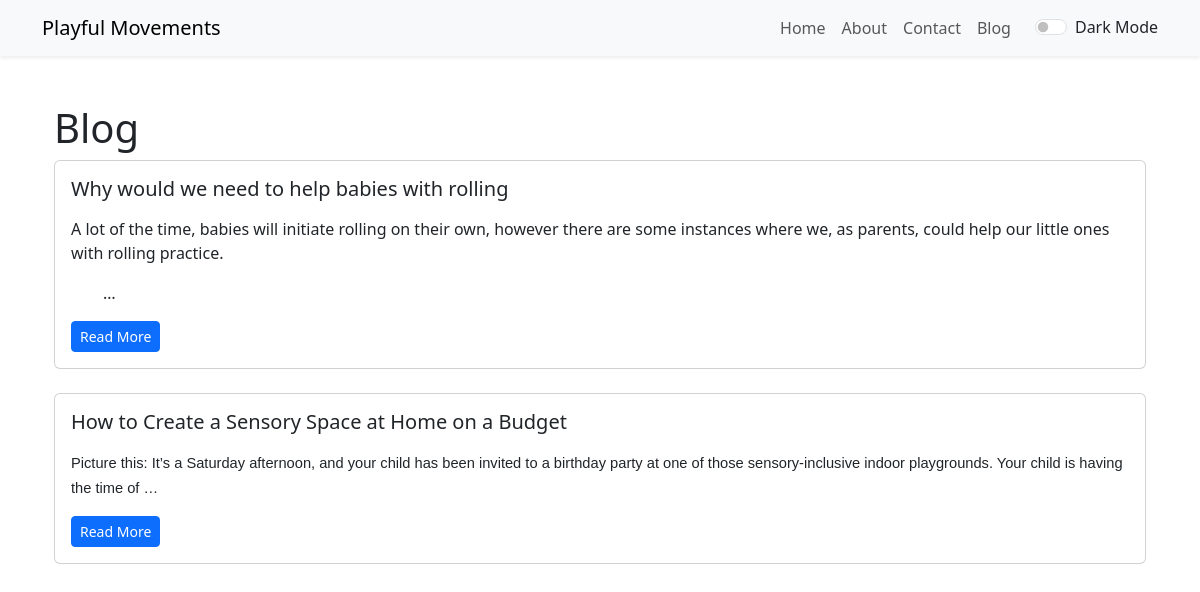
Screenshot of /blog/ with the database file from the repository.
### blog/models.py (models this page shows, shortened)
class Post(models.Model):
    title = models.CharField(max_length=200)
    content = RichTextField()
    author = models.ForeignKey(User, on_delete=models.CASCADE)
    created_at = models.DateTimeField(default=timezone.now)
    updated_at = models.DateTimeField(auto_now=True)
    slug = models.SlugField(unique=True, blank=True)
    DRAFT = 'D'
    PUBLISHED = 'P'
    STATUS_CHOICES = [
        (DRAFT, 'Draft'),
        (PUBLISHED, 'Published'),
    ]
    status = models.CharField(
        max_length=1,
        choices=STATUS_CHOICES,
        default=DRAFT,
    )

### blog/views.py (the view)
# urls.py: path('blog/', views.blog_home, name='blog_home'),
def blog_home(request):
    posts = Post.objects.filter(status='P').order_by('-created_at')
    return render(request, 'blog/blog_home.html', {'posts': posts})

### blog/templates/blog/blog_home.html
{% extends "base.html" %}
{% block content %}
<div class="container mt-5">
    <h1>Blog</h1>
    {% for post in posts %}
    <div class="card mb-4">
        <div class="card-body">
            <h5 class="card-title">{{ post.title }}</h5>
            <p class="card-text">{{ post.content|truncatewords_html:30|safe }}</p>
            <a href="{% url 'post_detail' post.slug %}" class="btn btn-primary btn-sm">Read More</a>
        </div>
    </div>
    {% empty %}
        <p>No posts available.</p>
    {% endfor %}
</div>
{% endblock %}

### rows the page displays
Post: title "Why would we need to help babies with rolling", content "A lot of the time, babies will initiate rolling on their own, however there are some instances where we, as parents, could help our little ones with rolling practice. …"
Post: title "How to Create a Sensory Space at Home on a Budget", content "Picture this: It’s a Saturday afternoon, and your child has been invited to a birthday party at one of those sensory-inclusive indoor playgrounds. Your child is having the time of …"
